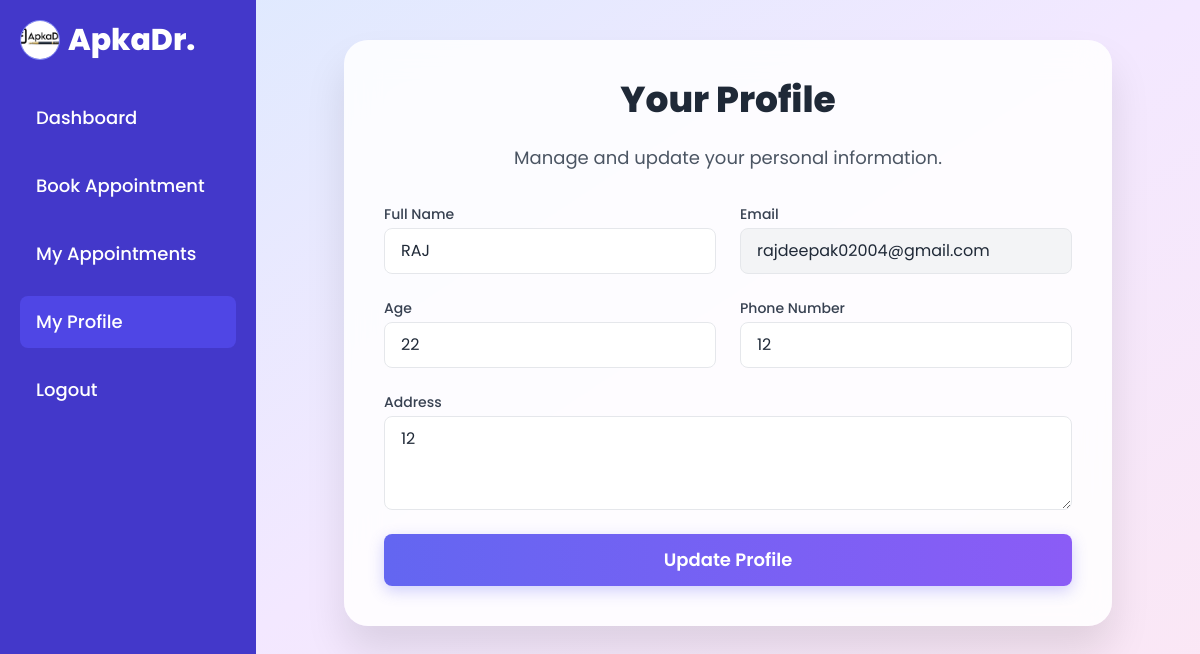
/user/profile (signed in), run on an earlier commit of the app's database.
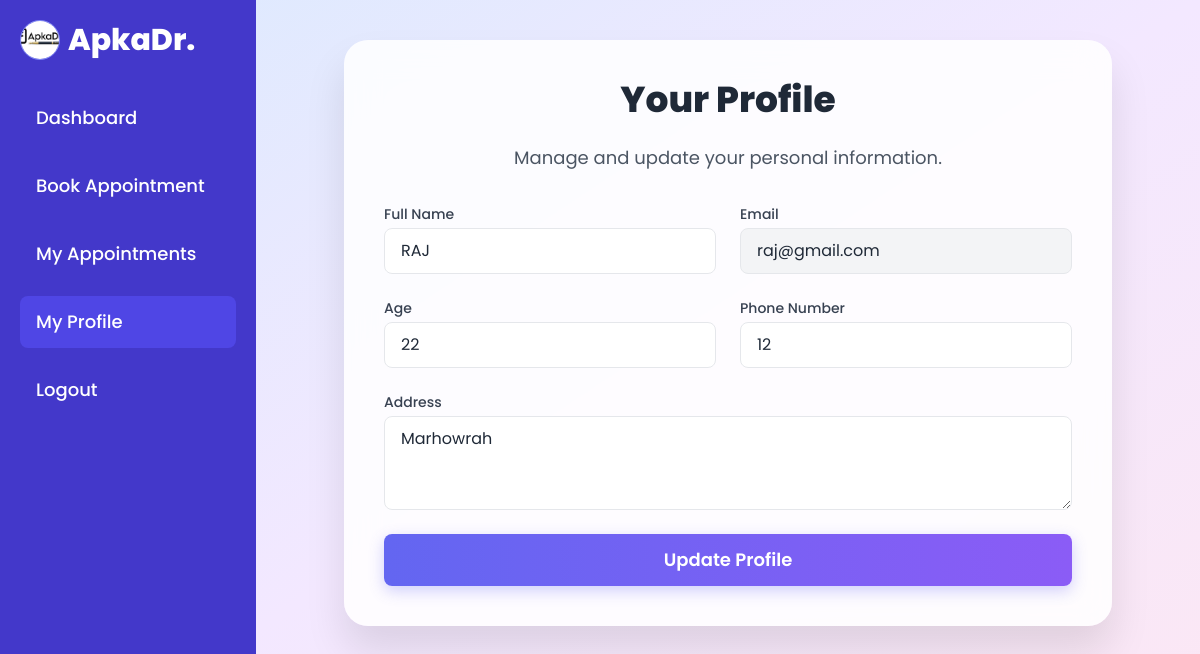
And on a later commit of the database.
### backend/models.py (models this page shows)
class User(db.Model):
    id = db.Column(db.Integer(), primary_key=True)
    fullName = db.Column(db.String(), unique=True, nullable=False)
    email = db.Column(db.String(), unique=True, nullable=False)
    age = db.Column(db.Integer(), nullable=False)
    phone = db.Column(db.String(), nullable=False)
    address = db.Column(db.String(), nullable=False)
    password = db.Column(db.String(),nullable=False)
    type = db.Column(db.String(), default="general")
    appointments = db.relationship('Appointment', backref='patient', lazy=True, primaryjoin="User.id == Appointment.user_id")

### backend/controllers.py (the view, shortened to what this page needs)
@app.route("/user/profile", methods=["GET", "POST"])
def user_profile():
    if session.get("user_type") != "general":
        flash("Unauthorized access", "danger")
        return redirect(url_for("login_page"))
    user_id = session.get("user_id")
    user = User.query.get_or_404(user_id)
    return render_template("user/user_profile.html", user=user)

### templates/user/user_profile.html (shortened to what the changed rows need)
<!DOCTYPE html>
<html lang="en">
<head>
    <script src="https://cdn.tailwindcss.com"></script>
</head>
<body class="bg-gradient-to-br from-blue-100 via-purple-100 to-pink-100 min-h-screen flex flex-col">
    <div class="flex flex-1">
        <main class="flex-1 p-6 md:p-10">
            <div class="card-aesthetic p-6 md:p-10 max-w-3xl mx-auto">
                <h2 class="text-3xl md:text-4xl font-extrabold text-gray-800 mb-6 text-center">Your Profile</h2>
                <form class="space-y-6" method="POST" action="{{ url_for('user_profile') }}" enctype="multipart/form-data">
                    <div class="grid grid-cols-1 md:grid-cols-2 gap-6">
                        <div>
                            <label for="fullName" class="block text-sm font-medium text-gray-700 mb-1">Full Name</label>
                            <input type="text" class="input-aesthetic block w-full px-4 py-2.5 rounded-lg text-gray-800 placeholder-gray-400" id="fullName" name="fullName" value="{{ user.fullName }}" required>
                        </div>
                        <div>
                            <label for="email" class="block text-sm font-medium text-gray-700 mb-1">Email</label>
                            <input type="email" class="input-aesthetic block w-full px-4 py-2.5 rounded-lg text-gray-800 placeholder-gray-400 bg-gray-100 cursor-not-allowed" id="email" name="email" value="{{ user.email }}" readonly>
                        </div>
                    </div>
                    <div class="grid grid-cols-1 md:grid-cols-2 gap-6">
                        <div>
                            <label for="age" class="block text-sm font-medium text-gray-700 mb-1">Age</label>
                            <input type="number" min="0" max="120" class="input-aesthetic block w-full px-4 py-2.5 rounded-lg text-gray-800 placeholder-gray-400" id="age" name="age" value="{{ user.age }}" required>
                        </div>
                        <div>
                            <label for="phone" class="block text-sm font-medium text-gray-700 mb-1">Phone Number</label>
                            <input type="tel" class="input-aesthetic block w-full px-4 py-2.5 rounded-lg text-gray-800 placeholder-gray-400" id="phone" name="phone" value="{{ user.phone }}" required>
                        </div>
                    </div>
                    <div>
                        <label for="address" class="block text-sm font-medium text-gray-700 mb-1">Address</label>
                        <textarea class="input-aesthetic block w-full px-4 py-2.5 rounded-lg text-gray-800 placeholder-gray-400 resize-y" id="address" name="address" rows="3" placeholder="Enter your full address">{{ user.address }}</textarea>
                    </div>
                </form>
            </div>
        </main>
    </div>
</body>
</html>

What changed in the data, as far as the page shows it:
changed User "RAJ": email "rajdeepak02004@gmail.com" → "raj@gmail.com"; address "12" → "Marhowrah"
